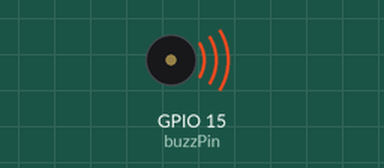
Bench run of a sketch on a simulated ESP32. Parts: buzzer (waves = sounding, pin HIGH).

Above: at 1.0 s.
At 3.0 s:
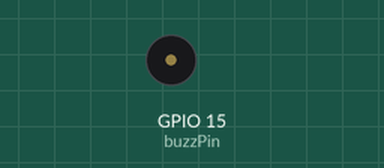
Timing chart, 0 to 5.2 s (numbered marks = the images above):
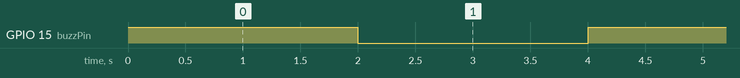

Measured:
- by itself, GPIO 15 (buzzPin): alternates HIGH for 2.0 s and LOW for 2.0 s

The sketch:

ESP32_ACTIVE_BUZZER_KY-012.ino
```cpp
int buzzPin = 15;


void setup() {
  // put your setup code here, to run once:
  pinMode(buzzPin, OUTPUT);
}

void loop() {
  // put your main code here, to run repeatedly:
  digitalWrite(buzzPin, HIGH);
  delay(2000);
  digitalWrite(buzzPin, LOW);
  delay(2000);
}
```
